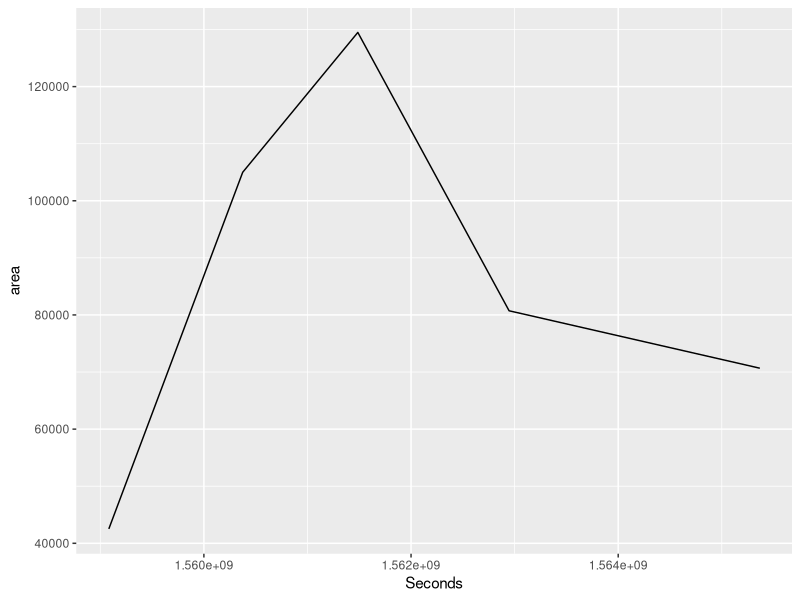
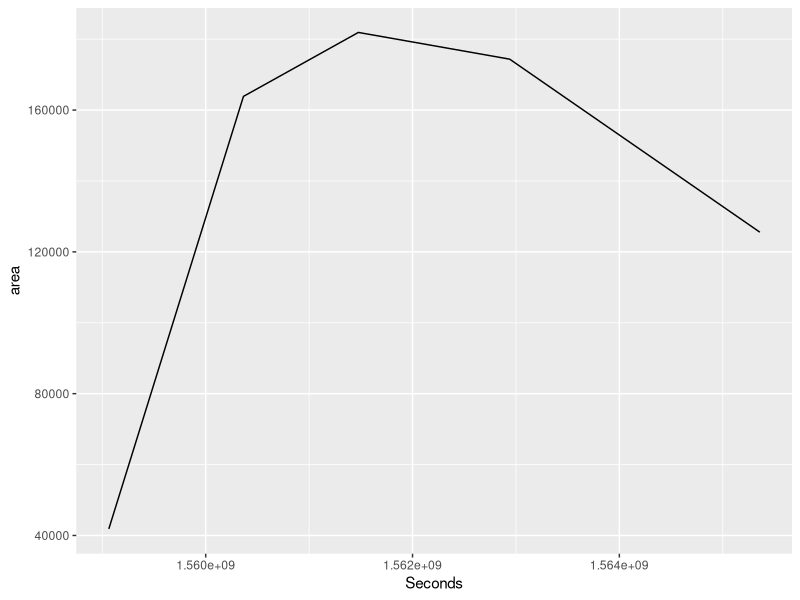
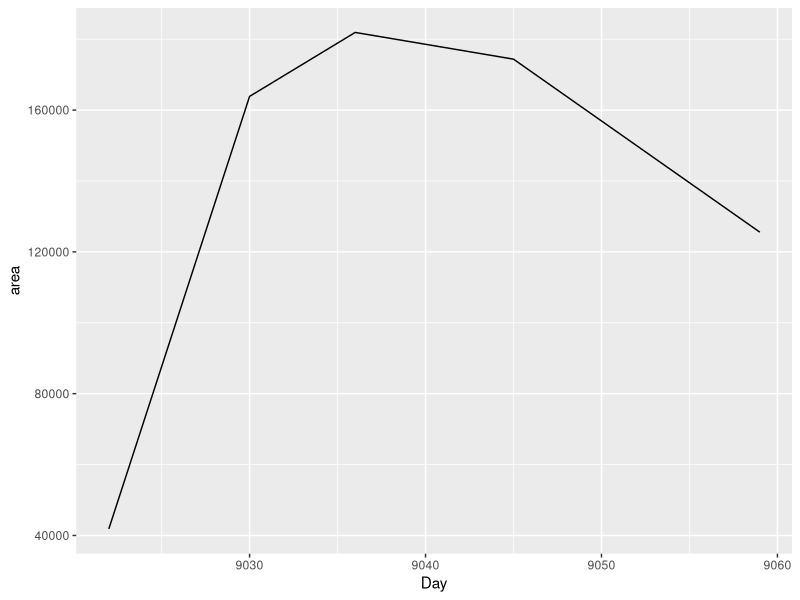
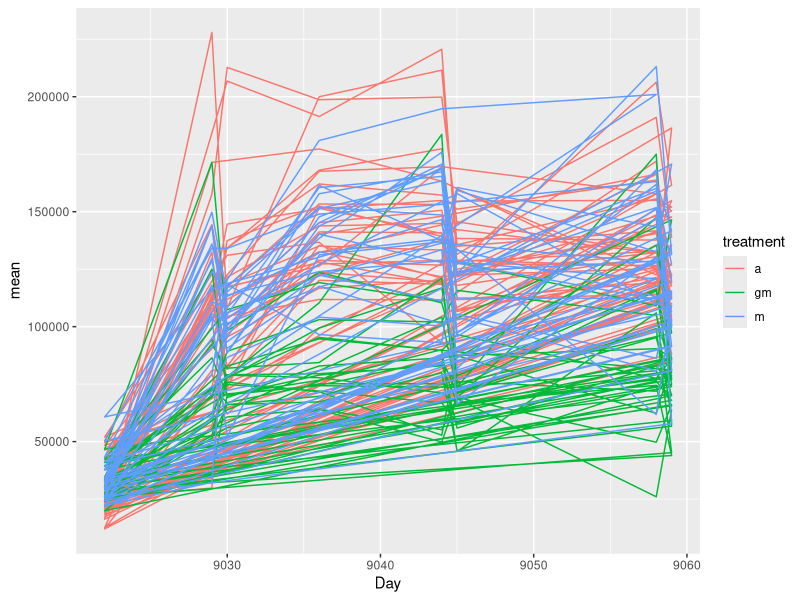
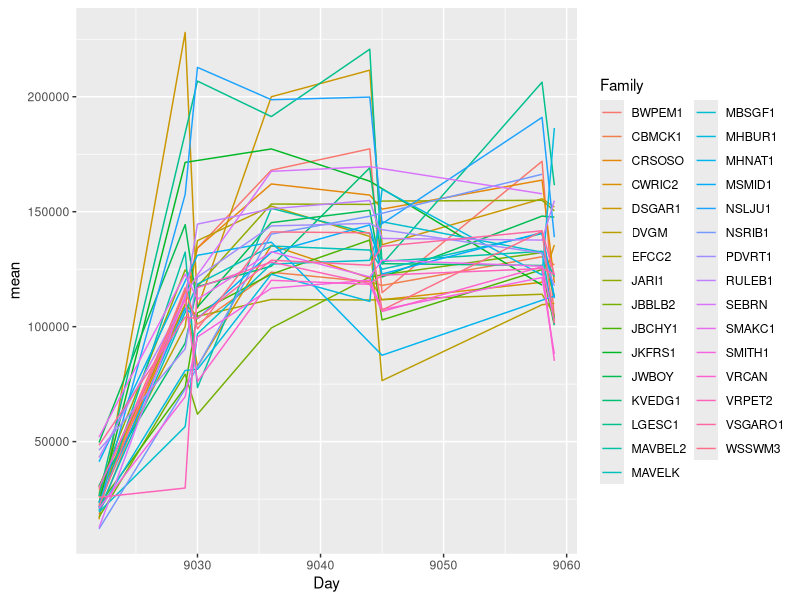
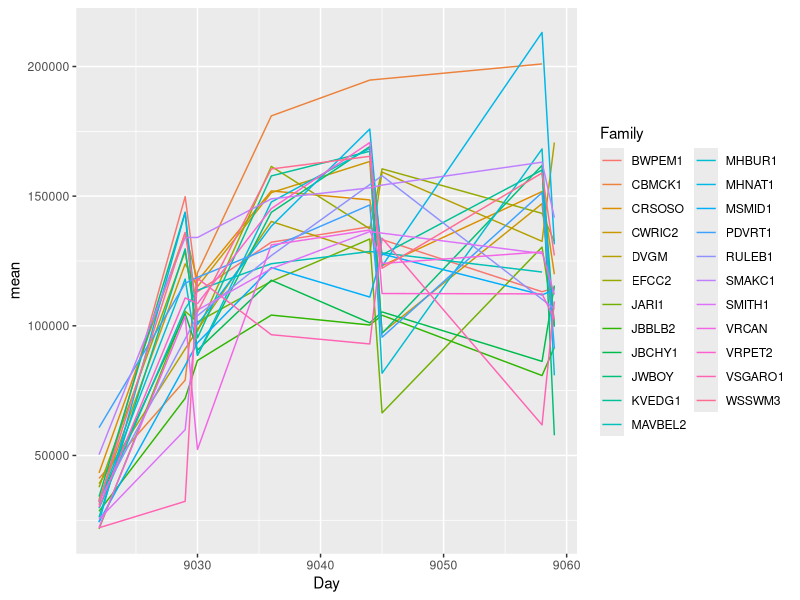
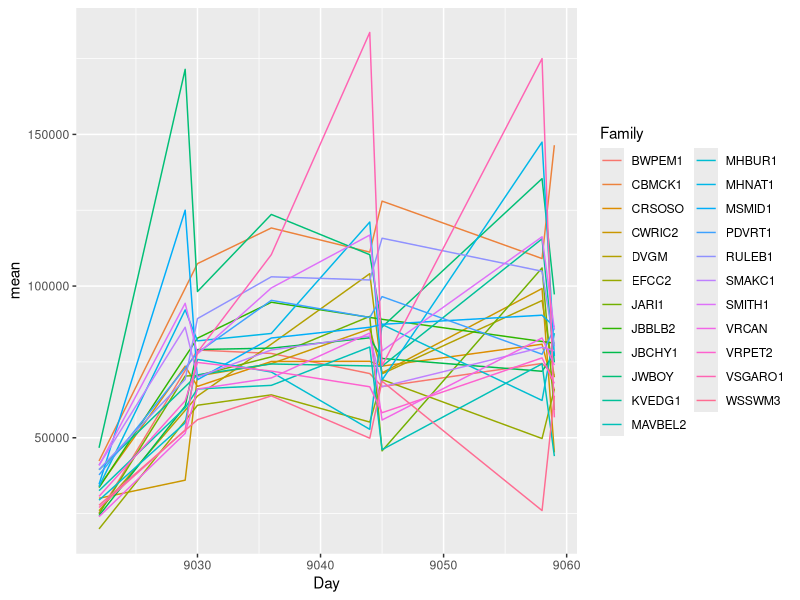
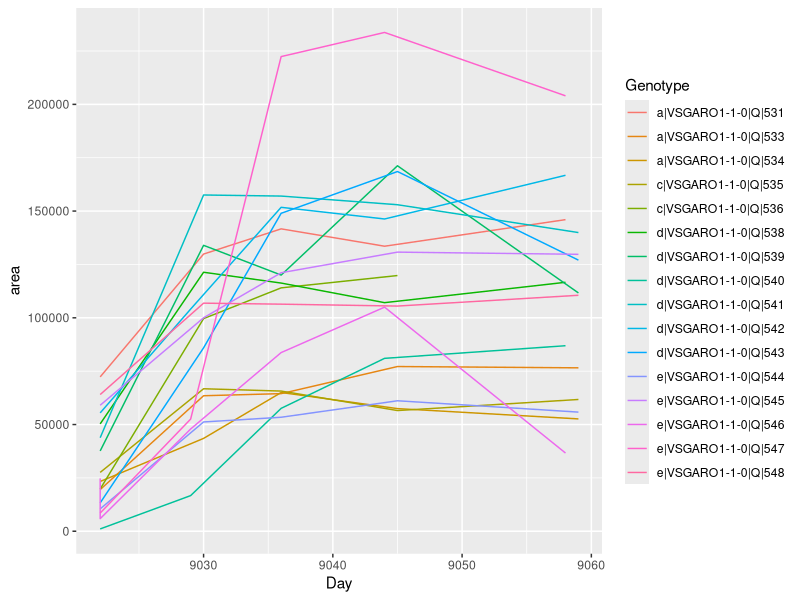

Here is the R script that generated these plots, in order:
## ---- chunk 1
#-------------------------------------------------------------------
#----------GH Data Prep
#-------------------------------------------------------------------

#read in GH data
AllDat=read.csv("Data_Moities/Data_collection_GH.csv",stringsAsFactors = F)

#Fix column names
colnames(AllDat)[9:12]<-c("comp_number","maple_leaf_length_0","maple_height_0","maple_leaves_0")

#Removing first row (Which contains no data).
AllDat<-AllDat[2:length(AllDat$gh_bench),]

#Remove maple controls (for now) This is because the strsplit is mis identifying the maple controls for garlic mustard data. I will have to fix this later.
AllDat<-AllDat[!grepl("aple",AllDat$Tag),]

#TO FIX
#The tag "c|MSMID1-1-20|Q|381" was mislabled as "c|MSMID1-1-20|G381". This is fixed below.
AllDat$Tag[grep("G381",AllDat$Tag)]<-"c|MSMID1-1-20|Q|381"

AllDat

## ---- chunk 2
library(dplyr)
library(ggplot2)

#GrowthRate Data
dat<-read.csv("Data_Moities/Growth_Rate_Data.txt")


#Assigning treatments to the genotypes. 
dat<-left_join(dat,AllDat,by=c("Genotype"="Tag"))

dat
## ---- chunk 3


#Average top and bottom frame pixels. 
dat2<-dat %>% group_by(Genotype,Seconds,treatment) %>% summarize_at(vars(area),.funs = list(~sum(.)))

#Generating family column
prefamily<-gsub("*.\\|","",dat2$Genotype)
dat2$Family<-gsub("\\-.*","",prefamily)



#Wow. There does appear to be some growth reduction. 
ggplot(dat2[dat2$Genotype=="a|BWPEM1-9-0|Q|1",])+
  geom_path(aes(x=Seconds,y=area))


#I need a variable to categorize all of the seconds into the day that they were taken. So that I can get an average of each genotype at each measurement to get the average growth rate of a genotype. 

#There are 86,400 seconds in a day. It took two days to get the data. 
#Rounding to calculate the day the photos were taken

dat2$Day<-round(dat2$Seconds/(86400*2),digits=0)


#Second Raw
ggplot(dat2[dat2$Genotype=="a|BWPEM1-9-0|Q|2",])+
  geom_path(aes(x=Seconds,y=area))

#Second Rounded Day
ggplot(dat2[dat2$Genotype=="a|BWPEM1-9-0|Q|2",])+
  geom_path(aes(x=Day,y=area))


#Further grouping family to take the average and standard deviation of the family values at each time point in each treatment, with the standard deviations. 
dat3<-dat2 %>% group_by(Family,Day,treatment) %>% summarize_at(vars(area),.fun=list(~mean(.),~sd(.)))


dat3<-dat3[!is.na(dat3$treatment),]

#Viewing growthrate by treatment
ggplot(dat3[!is.na(dat3$treatment),])+
  geom_path(aes(y=mean,x=Day,colour=treatment))

#Alone Treatment View
ggplot(dat3[dat3$treatment=="a",])+
  geom_path(aes(y=mean,x=Day,colour=Family))

#Maple Treatment View
ggplot(dat3[dat3$treatment=="m",])+
  geom_path(aes(y=mean,x=Day,colour=Family))

#Garlic Mustard Treatment View
ggplot(dat3[dat3$treatment=="gm",])+
  geom_path(aes(y=mean,x=Day,colour=Family))

gm<-dat3[dat3$treatment=="gm",] 

#VSGARO Has a very large ups and downs in growth rate average. going to check our individuals to see if I suspect an error. 
ggplot(dat2[dat2$Family=="VSGARO1",])+
  geom_path(aes(y=area,x=Day,colour=Genotype))

ggplot(dat2[dat2$Family=="BWPEM1",])+
  geom_path(aes(y=area,x=Day,colour=Genotype))

#On further look, there doesnt seem to be anything that bad with the genotype. 
